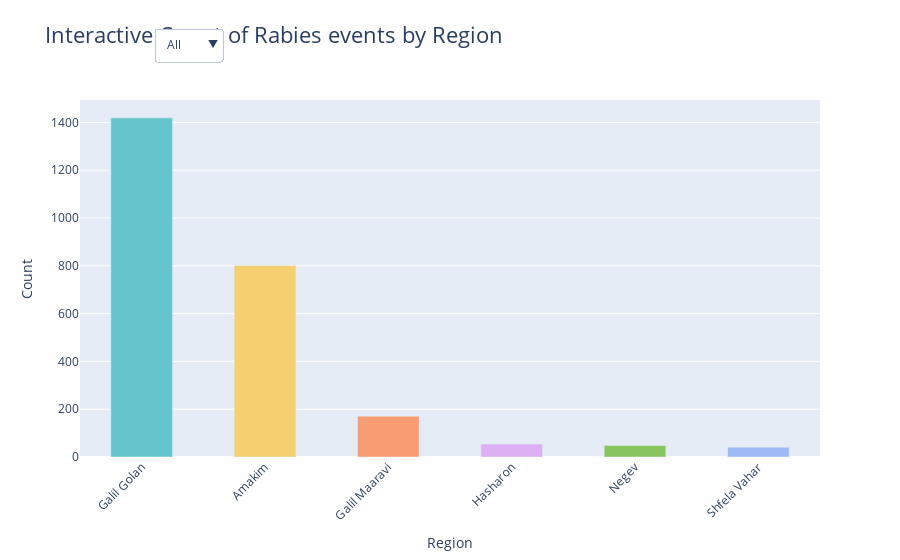

Notebook source saved alongside this figure:
### Markdown cell above
#### Count of Rabies events by Region - Plotly

### Code cell
# Calculate counts for each region
region_counts = df_rabies_raw['RegionEng'].value_counts().reset_index()
region_counts.columns = ['RegionEng', 'Count']

# Define the region colors
region_colors = px.colors.qualitative.Pastel
color_map = {region: region_colors[i % len(region_colors)] for i, region in enumerate(region_counts['RegionEng'])}

# Create a default view that shows all data
default_view = region_counts.copy()

# Create the initial bar chart with all data
fig = go.Figure()

def update_figure(year):
    fig.data = []  # Clear existing traces
    if year == 'All':
        filtered_data = default_view
    else:
        filtered_data = df_rabies_raw[df_rabies_raw['Year'] == int(year)]['RegionEng'].value_counts().reset_index()
        filtered_data.columns = ['RegionEng', 'Count']

    fig.add_trace(go.Bar(
        x=filtered_data['RegionEng'],
        y=filtered_data['Count'],
        marker_color=[color_map[region] for region in filtered_data['RegionEng']],
        width=[0.5] * len(filtered_data)  # Adjust the width of the bars
    ))

    fig.update_layout(
        title={
            'text': 'Interactive Count of Rabies events by Region',
            'x': 0.05,
            'xanchor': 'left',
            'y': 0.95,
            'yanchor': 'top',
        },
        xaxis_title='Region',
        yaxis_title='Count',
        xaxis_tickangle=-45,
        title_font=dict(size=22),
        legend_title_text='Region',
        margin=dict(t=100)  # Adjust the margin to fit the dropdown next to the title
    )

update_figure('All')  # Initial plot with all data

# Create a dropdown menu for the year selector
year_options = [{'label': 'All', 'value': 'All'}] + [{'label': str(year), 'value': year} for year in sorted(df_rabies_raw['Year'].unique(), reverse=True)]

def update_trace(year):
    if year == 'All':
        filtered_data = default_view
    else:
        filtered_data = df_rabies_raw[df_rabies_raw['Year'] == int(year)]['RegionEng'].value_counts().reset_index()
        filtered_data.columns = ['RegionEng', 'Count']
    
    return dict(x=[filtered_data['RegionEng']], y=[filtered_data['Count']], marker=dict(color=[color_map[region] for region in filtered_data['RegionEng']]), width=[0.5] * len(filtered_data))

# Define the dropdown menu
dropdown = go.layout.Updatemenu(
    buttons=[dict(label=option['label'], method='update', args=[update_trace(option['value'])]) for option in year_options],
    direction='down',
    pad={'r': 10, 't': 10},
    showactive=True,
    x=0.1,  
    xanchor='left',
    y=1.23,  
    yanchor='top',
    name='Year selector'
)

# Update the layout to include the year selector just next to the title
fig.update_layout(
    updatemenus=[dropdown],
)

# Save the interactive plot to an HTML file
html_content = fig.to_html(include_plotlyjs='cdn', full_html=False)
minified_html = htmlmin.minify(html_content, remove_comments=True, reduce_empty_attributes=True)

with open("public/plots/interactive_rabies_events_by_region.html", "w") as f:
    f.write(minified_html)

print("Interactive plot saved as HTML file.")

# Show the interactive plot
fig.show()

### Figure 1 — Plotly figure (JSON) as saved in the notebook; plotly's stock layout.template omitted (floating-point values rounded to 4 significant figures)
{"data": [{"marker": {"color": ["rgb(102, 197, 204)", "rgb(246, 207, 113)", "rgb(248, 156, 116)", "rgb(220, 176, 242)", "rgb(135, 197, 95)", "rgb(158, 185, 243)"]}, "type": "bar", "width": [0.5, 0.5, 0.5, 0.5, 0.5, 0.5], "x": ["Galil Golan", "Amakim", "Galil Maaravi", "Hasharon", "Negev", "Shfela Vahar"], "y": [1419, 801, 171, 54, 48, 41]}], "layout": {"legend": {"title": {"text": "Region"}}, "margin": {"t": 100}, "title": {"font": {"size": 22}, "text": "Interactive Count of Rabies events by Region", "x": 0.05, "xanchor": "left", "y": 0.95, "yanchor": "top"}, "updatemenus": [{"buttons": [{"args": [{"marker": {"color": ["rgb(102, 197, 204)", "rgb(246, 207, 113)", "rgb(248, 156, 116)", "rgb(220, 176, 242)", "rgb(135, 197, 95)", "rgb(158, 185, 243)"]}, "width": [0.5, 0.5, 0.5, 0.5, 0.5, 0.5], "x": [["Galil Golan", "Amakim", "Galil Maaravi", "Hasharon", "Negev", "Shfela Vahar"]], "y": [[1419, 801, 171, 54, 48, 41]]}], "label": "All", "method": "update"}, {"args": [{"marker": {"color": ["rgb(246, 207, 113)", "rgb(102, 197, 204)", "rgb(248, 156, 116)"]}, "width": [0.5, 0.5, 0.5], "x": [["Amakim", "Galil Golan", "Galil Maaravi"]], "y": [[13, 13, 4]]}], "label": "2024", "method": "update"}, {"args": [{"marker": {"color": ["rgb(246, 207, 113)", "rgb(102, 197, 204)", "rgb(248, 156, 116)", "rgb(135, 197, 95)"]}, "width": [0.5, 0.5, 0.5, 0.5], "x": [["Amakim", "Galil Golan", "Galil Maaravi", "Negev"]], "y": [[25, 15, 4, 1]]}], "label": "2023", "method": "update"}, {"args": [{"marker": {"color": ["rgb(102, 197, 204)", "rgb(246, 207, 113)", "rgb(248, 156, 116)"]}, "width": [0.5, 0.5, 0.5], "x": [["Galil Golan", "Amakim", "Galil Maaravi"]], "y": [[20, 8, 5]]}], "label": "2022", "method": "update"}, {"args": [{"marker": {"color": ["rgb(102, 197, 204)", "rgb(248, 156, 116)", "rgb(135, 197, 95)", "rgb(246, 207, 113)"]}, "width": [0.5, 0.5, 0.5, 0.5], "x": [["Galil Golan", "Galil Maaravi", "Negev", "Amakim"]], "y": [[50, 24, 4, 2]]}], "label": "2021", "method": "update"}, {"args": [{"marker": {"color": ["rgb(102, 197, 204)", "rgb(248, 156, 116)"]}, "width": [0.5, 0.5], "x": [["Galil Golan", "Galil Maaravi"]], "y": [[76, 16]]}], "label": "2020", "method": "update"}, {"args": [{"marker": {"color": ["rgb(102, 197, 204)", "rgb(220, 176, 242)", "rgb(246, 207, 113)"]}, "width": [0.5, 0.5, 0.5], "x": [["Galil Golan", "Hasharon", "Amakim"]], "y": [[24, 9, 8]]}], "label": "2019", "method": "update"}, {"args": [{"marker": {"color": ["rgb(246, 207, 113)", "rgb(102, 197, 204)", "rgb(220, 176, 242)", "rgb(248, 156, 116)"]}, "width": [0.5, 0.5, 0.5, 0.5], "x": [["Amakim", "Galil Golan", "Hasharon", "Galil Maaravi"]], "y": [[105, 54, 21, 3]]}], "label": "2018", "method": "update"}, {"args": [{"marker": {"color": ["rgb(246, 207, 113)", "rgb(102, 197, 204)", "rgb(248, 156, 116)", "rgb(220, 176, 242)"]}, "width": [0.5, 0.5, 0.5, 0.5], "x": [["Amakim", "Galil Golan", "Galil Maaravi", "Hasharon"]], "y": [[181, 58, 16, 9]]}], "label": "2017", "method": "update"}, {"args": [{"marker": {"color": ["rgb(102, 197, 204)", "rgb(248, 156, 116)", "rgb(135, 197, 95)", "rgb(246, 207, 113)"]}, "width": [0.5, 0.5, 0.5, 0.5], "x": [["Galil Golan", "Galil Maaravi", "Negev", "Amakim"]], "y": [[60, 36, 16, 4]]}], "label": "2016", "method": "update"}, {"args": [{"marker": {"color": ["rgb(102, 197, 204)", "rgb(248, 156, 116)", "rgb(135, 197, 95)"]}, "width": [0.5, 0.5, 0.5], "x": [["Galil Golan", "Galil Maaravi", "Negev"]], "y": [[76, 24, 4]]}], "label": "2015", "method": "update"}, {"args": [{"marker": {"color": ["rgb(102, 197, 204)", "rgb(135, 197, 95)"]}, "width": [0.5, 0.5], "x": [["Galil Golan", "Negev"]], "y": [[53, 9]]}], "label": "2014", "method": "update"}, {"args": [{"marker": {"color": ["rgb(102, 197, 204)", "rgb(246, 207, 113)", "rgb(220, 176, 242)", "rgb(158, 185, 243)"]}, "width": [0.5, 0.5, 0.5, 0.5], "x": [["Galil Golan", "Amakim", "Hasharon", "Shfela Vahar"]], "y": [[105, 25, 5, 5]]}], "label": "2013", "method": "update"}, {"args": [{"marker": {"color": ["rgb(102, 197, 204)", "rgb(246, 207, 113)"]}, "width": [0.5, 0.5], "x": [["Galil Golan", "Amakim"]], "y": [[100, 20]]}], "label": "2012", "method": "update"}, {"args": [{"marker": {"color": ["rgb(102, 197, 204)", "rgb(246, 207, 113)", "rgb(220, 176, 242)", "rgb(158, 185, 243)"]}, "width": [0.5, 0.5, 0.5, 0.5], "x": [["Galil Golan", "Amakim", "Hasharon", "Shfela Vahar"]], "y": [[85, 55, 10, 5]]}], "label": "2011", "method": "update"}, {"args": [{"marker": {"color": ["rgb(246, 207, 113)", "rgb(102, 197, 204)", "rgb(248, 156, 116)", "rgb(158, 185, 243)"]}, "width": [0.5, 0.5, 0.5, 0.5], "x": [["Amakim", "Galil Golan", "Galil Maaravi", "Shfela Vahar"]], "y": [[152, 142, 18, 5]]}], "label": "2010", "method": "update"}, {"args": [{"marker": {"color": ["rgb(102, 197, 204)", "rgb(246, 207, 113)", "rgb(158, 185, 243)", "rgb(248, 156, 116)", "rgb(135, 197, 95)"]}, "width": [0.5, 0.5, 0.5, 0.5, 0.5], "x": [["Galil Golan", "Amakim", "Shfela Vahar", "Galil Maaravi", "Negev"]], "y": [[306, 203, 19, 7, 7]]}], "label": "2009", "method": "update"}, {"args": [{"marker": {"color": ["rgb(102, 197, 204)", "rgb(135, 197, 95)", "rgb(158, 185, 243)"]}, "width": [0.5, 0.5, 0.5], "x": [["Galil Golan", "Negev", "Shfela Vahar"]], "y": [[35, 7, 7]]}], "label": "2008", "method": "update"}, {"args": [{"marker": {"color": ["rgb(102, 197, 204)", "rgb(248, 156, 116)"]}, "width": [0.5, 0.5], "x": [["Galil Golan", "Galil Maaravi"]], "y": [[98, 7]]}], "label": "2007", "method": "update"}, {"args": [{"marker": {"color": ["rgb(102, 197, 204)", "rgb(248, 156, 116)"]}, "width": [0.5, 0.5], "x": [["Galil Golan", "Galil Maaravi"]], "y": [[49, 7]]}], "label": "2006", "method": "update"}], "direction": "down", "name": "Year selector", "pad": {"r": 10, "t": 10}, "showactive": true, "x": 0.1, "xanchor": "left", "y": 1.23, "yanchor": "top"}], "xaxis": {"tickangle": -45, "title": {"text": "Region"}}, "yaxis": {"title": {"text": "Count"}}}}
